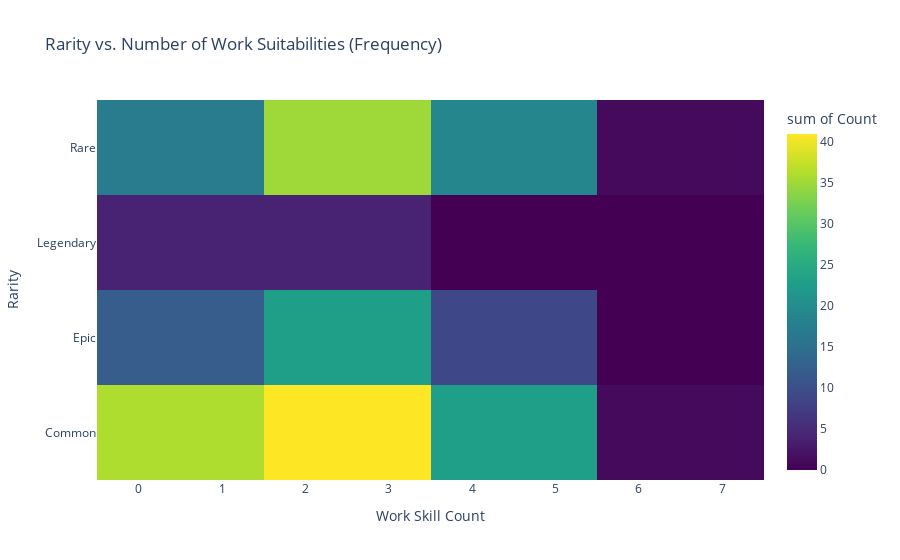

Notebook code cell kept with this figure:
### Markdown cell above
### Visualization 3

### Code cell
# 3. Heatmap
heat_df = pal_frame_vis.groupby(["Rarity","Work Skill Count"]).size().reset_index(name="Count")
fig3 = px.density_heatmap(
    heat_df,
    x="Work Skill Count", y="Rarity", z="Count", color_continuous_scale="Viridis",
    title="Rarity vs. Number of Work Suitabilities (Frequency)"
)
fig3.show()

### Figure 1 — Plotly figure (JSON) as saved in the notebook; plotly's stock layout.template omitted (floating-point values rounded to 4 significant figures)
{"data": [{"coloraxis": "coloraxis", "histfunc": "sum", "hovertemplate": "Work Skill Count=%{x}<br>Rarity=%{y}<br>sum of Count=%{z}<extra></extra>", "name": "", "type": "histogram2d", "x": [1.0, 2.0, 3.0, 4.0, 5.0, 7.0, 1.0, 2.0, 3.0, 4.0, 5.0, 1.0, 2.0, 3.0, 1.0, 2.0, 3.0, 4.0, 5.0, 6.0], "xaxis": "x", "xbingroup": "x", "y": ["Common", "Common", "Common", "Common", "Common", "Common", "Epic", "Epic", "Epic", "Epic", "Epic", "Legendary", "Legendary", "Legendary", "Rare", "Rare", "Rare", "Rare", "Rare", "Rare"], "yaxis": "y", "ybingroup": "y", "z": [36, 19, 22, 19, 4, 1, 12, 14, 9, 4, 5, 4, 2, 2, 17, 21, 14, 11, 8, 1]}], "layout": {"coloraxis": {"colorbar": {"title": {"text": "sum of Count"}}, "colorscale": [[0, "#440154"], [0.1111, "#482878"], [0.2222, "#3e4989"], [0.3333, "#31688e"], [0.4444, "#26828e"], [0.5556, "#1f9e89"], [0.6667, "#35b779"], [0.7778, "#6ece58"], [0.8889, "#b5de2b"], [1, "#fde725"]]}, "legend": {"tracegroupgap": 0}, "title": {"text": "Rarity vs. Number of Work Suitabilities (Frequency)"}, "xaxis": {"anchor": "y", "domain": [0, 1], "title": {"text": "Work Skill Count"}}, "yaxis": {"anchor": "x", "domain": [0, 1], "title": {"text": "Rarity"}}}}
